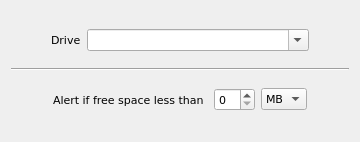
<?xml version="1.0" encoding="UTF-8"?>
<ui version="4.0">
 <class>DriveSpaceWidget</class>
 <widget class="QWidget" name="DriveSpaceWidget">
  <property name="geometry">
   <rect>
    <x>0</x>
    <y>0</y>
    <width>360</width>
    <height>142</height>
   </rect>
  </property>
  <property name="font">
   <font>
    <family>DejaVu Sans</family>
    <pointsize>8</pointsize>
   </font>
  </property>
  <property name="windowTitle">
   <string>Free Disk Space</string>
  </property>
  <property name="toolTip">
   <string>Free Disk Space</string>
  </property>
  <property name="statusTip">
   <string>Free Disk Space</string>
  </property>
  <property name="locale">
   <locale language="English" country="UnitedStates"/>
  </property>
  <layout class="QVBoxLayout" name="verticalLayout">
   <property name="topMargin">
    <number>18</number>
   </property>
   <property name="bottomMargin">
    <number>18</number>
   </property>
   <item>
    <layout class="QHBoxLayout" name="horizontalLayout_3">
     <item>
      <spacer name="horizontalSpacer">
       <property name="orientation">
        <enum>Qt::Horizontal</enum>
       </property>
       <property name="sizeType">
        <enum>QSizePolicy::Preferred</enum>
       </property>
       <property name="sizeHint" stdset="0">
        <size>
         <width>40</width>
         <height>20</height>
        </size>
       </property>
      </spacer>
     </item>
     <item>
      <widget class="QLabel" name="lblDrive">
       <property name="text">
        <string>Drive</string>
       </property>
      </widget>
     </item>
     <item>
      <widget class="QComboBox" name="cmbDrive">
       <property name="sizePolicy">
        <sizepolicy hsizetype="Expanding" vsizetype="Fixed">
         <horstretch>0</horstretch>
         <verstretch>0</verstretch>
        </sizepolicy>
       </property>
       <property name="editable">
        <bool>true</bool>
       </property>
      </widget>
     </item>
     <item>
      <spacer name="horizontalSpacer_2">
       <property name="orientation">
        <enum>Qt::Horizontal</enum>
       </property>
       <property name="sizeType">
        <enum>QSizePolicy::Preferred</enum>
       </property>
       <property name="sizeHint" stdset="0">
        <size>
         <width>40</width>
         <height>20</height>
        </size>
       </property>
      </spacer>
     </item>
    </layout>
   </item>
   <item>
    <widget class="Line" name="Bevel3_4">
     <property name="orientation">
      <enum>Qt::Horizontal</enum>
     </property>
    </widget>
   </item>
   <item>
    <layout class="QHBoxLayout" name="horizontalLayout_4">
     <item>
      <spacer name="horizontalSpacer_3">
       <property name="orientation">
        <enum>Qt::Horizontal</enum>
       </property>
       <property name="sizeHint" stdset="0">
        <size>
         <width>40</width>
         <height>20</height>
        </size>
       </property>
      </spacer>
     </item>
     <item>
      <widget class="QLabel" name="lblMinFreeSpace">
       <property name="text">
        <string>Alert if free space less than </string>
       </property>
       <property name="buddy">
        <cstring>spinMinFreeSpace</cstring>
       </property>
      </widget>
     </item>
     <item>
      <widget class="QSpinBox" name="spinMinFreeSpace"/>
     </item>
     <item>
      <widget class="QComboBox" name="cmbDimension">
       <property name="currentText">
        <string>MB</string>
       </property>
       <property name="currentIndex">
        <number>1</number>
       </property>
       <item>
        <property name="text">
         <string>KB</string>
        </property>
       </item>
       <item>
        <property name="text">
         <string>MB</string>
        </property>
       </item>
       <item>
        <property name="text">
         <string>GB</string>
        </property>
       </item>
       <item>
        <property name="text">
         <string>TB</string>
        </property>
       </item>
       <item>
        <property name="text">
         <string>%</string>
        </property>
       </item>
      </widget>
     </item>
     <item>
      <spacer name="horizontalSpacer_4">
       <property name="orientation">
        <enum>Qt::Horizontal</enum>
       </property>
       <property name="sizeHint" stdset="0">
        <size>
         <width>40</width>
         <height>20</height>
        </size>
       </property>
      </spacer>
     </item>
    </layout>
   </item>
  </layout>
 </widget>
 <resources/>
 <connections/>
</ui>
